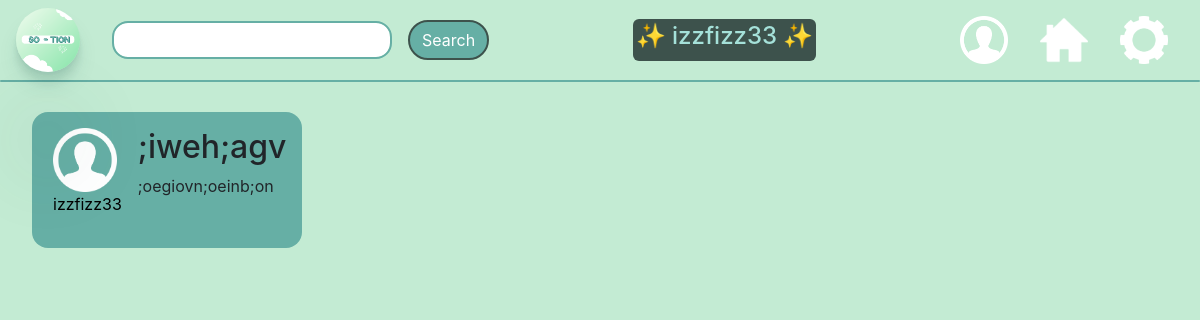
The app's page /homefeed (signed in), older data.
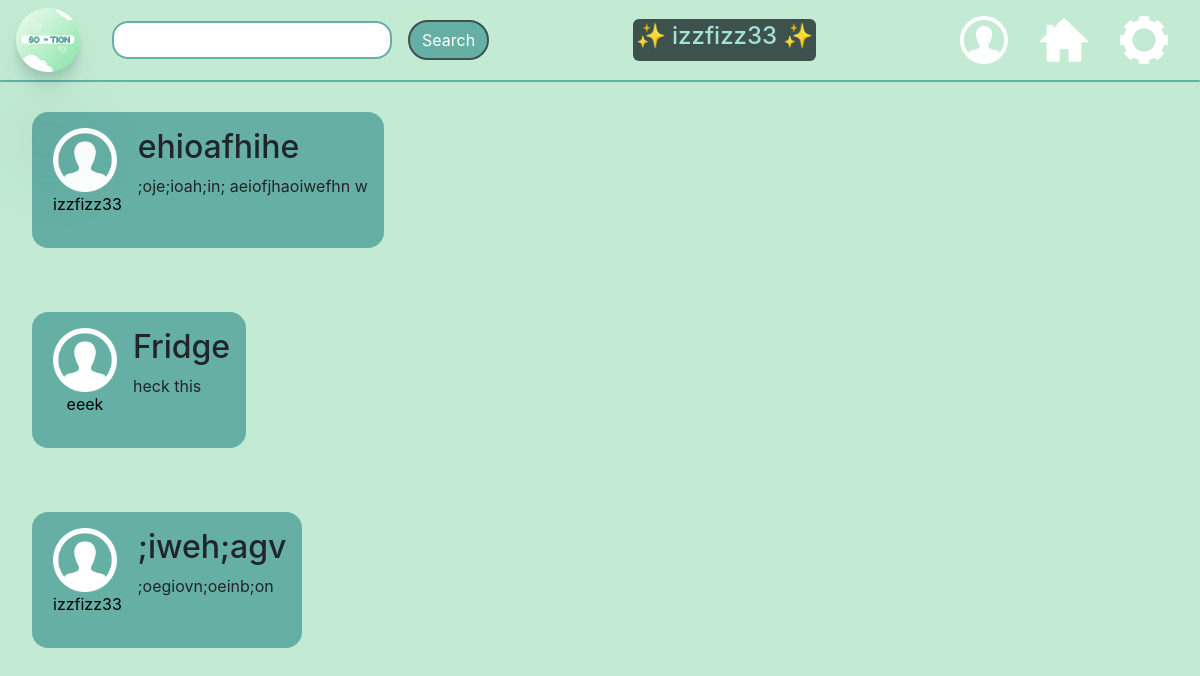
The same page, newer data.
### app.py (models this page shows, shortened)
class User(UserMixin, db.Model):
    id = db.Column(db.Integer, primary_key=True)
    email = db.Column(db.String(75), unique=True)
    username = db.Column(db.String(30), unique=True)
    password_hash = db.Column(db.String())
    is_authenticated = db.Column(db.Boolean, default=False)
    pfp_placement = db.Column(db.String(), default="center")
    bio_placement = db.Column(db.String(), default="center")
    post_placement = db.Column(db.String(), default="center")
    bio = db.Column(db.String(), default="BIO HERE")
    darkMode = db.Column(db.Boolean, default = True)

class Post(db.Model):
    id = db.Column(db.Integer, primary_key=True)
    user_id = db.Column(db.Integer, unique=False)
    post_title = db.Column(db.String(300), unique=False)
    post_content = db.Column(db.String(2800), unique=False)
    profile_pic = db.Column(db.Boolean, default=False)
    post_username = db.Column(db.String(30))

### app.py (the view, shortened to what this page needs)
@app.route('/homefeed', methods=['POST', "GET"])
@login_required
def homefeed():
    form1 = SearchForm()
    title="'s Homefeed"
    username = current_user.username
    postz = Post.query.all()
    tenposts = postz[-10:]
    return render_template("homefeed.html", title=(current_user.username + title), username=username, post1=reversed(tenposts), form1=form1 )

### app.py
class SearchForm(FlaskForm):
    searchword = StringField("searchword",validators=[InputRequired(), Length(min=4,max=15)])

### app.py (called while the page is built)
@login_manager.user_loader
def user_loader(user_id):
    return User.query.filter_by(id=user_id).first()

### templates/homefeed.html (shortened to what this page needs)
{% extends "base.html" %}
{% block content %}
<link rel="stylesheet" href="styles/homefeed.css">
  {% for post in post1 %}
  <div class="post">
    <div class="content">
      <a href="{{url_for('searchprofile', username=post.post_username)}}">
      <div class="pic-and-username">
        <img class="profile-icon" src="../images/profile-icon.png" alt="Profile picture">
        <p style="text-align: center;"class="username">{{ post.post_username }}</p>
      </div>
    </a>
      <div class="content-and-comments">
        <h2> {{ post.post_title }}</h2>
        <p> {{ post.post_content }}</p>
      </div>
    </div>
  </div>
{% endfor %}
{% endblock content %}

### templates/base.html (shortened to what this page needs)
<!doctype html>
<html lang="en">
<head>
    <link rel="stylesheet" href="https://stackpath.bootstrapcdn.com/bootstrap/4.3.1/css/bootstrap.min.css"
>
    <link rel="stylesheet" href="../styles/homefeed.css">
</head>
<body>
    <nav class="fixed-top">
        <div class="navbar fixed-top nav">
            <div id="logo-and-search">
                <img class="navbar-logo" src="../images/So-tion-logo-pic.png" href="#" alt="So-tion logo" />
                <form action="/search" method="POST">
                    {{ form1.searchword(class_="form-control") }}
                    <button type="submit" class="search-button btn btn-primary">Search</button>
                </form>
            </div>
            <div id='username-block'>
                <h4 id="username-text">&#x2728; {{username}} &#x2728;</h4>
            </div>
            <div id="right-navbar-images">
                <a href="{{ url_for('profile') }}">
                    <img class="profile-icon-navbar" src="../images/profile-icon.png" alt="profile icon button" /></a>
                <a href="{{ url_for('homefeed') }}">
                    <img class="home-navbar" src="../images/home.jpg" href="{{ url_for('homefeed') }}"
                        alt="Home button" /></a>
                <a href="{{ url_for('settings') }}">
                    <img class="gear-navbar" src="../images/gear.png" href="#" alt="Gear button" /></a>
            </div>
        </div>
        <div class="navbar-divider nav"></div>
    </nav>
    {% block content %}
    {% endblock %}
</body>
</html>

### static/styles/homefeed.css (style rules this page uses)
body { background-color: #c3ebd3; }
.navbar-logo { width: 4em; height: 4em; border-radius: 3em; border-width: 3em; box-shadow: 0 2.8px 2.2px rgba(24, 80, 72, 0.034), 0 6.7px 5.3px rgba(36, 110, 101, 0.048), 0 120.5px 179px rgba(33, 83, 77, 0.06), 0 12.3px 7.9px rgba(38, 83, 77, 0.072), 0 14.8px 20.4px rgba(25, 90, 81, 0.086), 0 100px 80px rgba(42, 90, 84, 0.12); }
.home-navbar, .gear-navbar, .profile-icon-navbar { width: 3em; height: 3em; position:relative; display: flex; justify-content: right; }
#logo-and-search { display: flex; justify-content: left; column-gap: 2em; }
#right-navbar-images { display: flex; justify-content: right; column-gap: 2em; margin-right: 1em; align-items: center; }
.navbar { display: flex; justify-content: space-between; position: fixed; }
.navbar-divider { height: 2px; background-color: #66afa5; margin-top: 5em; margin-bottom: 1em; border-radius: 5em; }
.post { display:flex; flex-direction: row; column-gap: 1em; border-width: 3em; padding: 2em; border-radius: 2px; border-color:black; }
.post:first-of-type { margin-top: 5em; }
.profile-icon { height:4em; width:4em; }
.fixed-top { position:fixed; background-color: #c3ebd3; }
.pic-and-username { display:flex; flex-direction: column; margin-right: 1em; margin-left: 5px; }
.content { display:flex; flex-direction: row; background-color: #66afa5; border-radius: 1em; padding: 1em; }
#username-block { background-color: #3D524c; padding: 3px; border-radius: 6px; color:#a5e1d9; }
.search-button { background-color: #66afa5; border:solid; border-width: 2px; border-color: #3D524c; border-radius: 35px; color:white; }
form { display: flex; align-items: center; column-gap: 1em; }
.form-control { border-radius: 1em; padding-left: 1em; border-color: #66afa5; border-width: 2px; }
a { text-decoration: none; color: black; }

Row changes from the older to the newer data that the page shows:
added Post: post_username "izzfizz33", post_title "ehioafhihe", post_content ";oje;ioah;in; aeiofjhaoiwefhn w"
added Post: post_username "eeek", post_title "Fridge", post_content "heck this"
